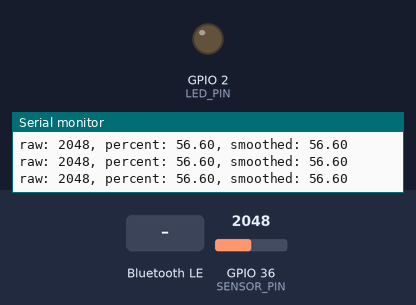
Bench run of a program on a simulated ESP32. Parts: output pins drawn as LEDs (lit = HIGH), the last lines printed to the serial monitor. The inputs (shaded band) are chosen by the test bench; at power-on: GPIO 36 (SENSOR_PIN) = 2048. EEPROM starts erased; nothing arrives over Bluetooth unless stated; a phone connects over Bluetooth LE 3 s after start.

Above: at 1.4 s.
1.5 s: Bluetooth LE write "90" received
At 1.8 s:
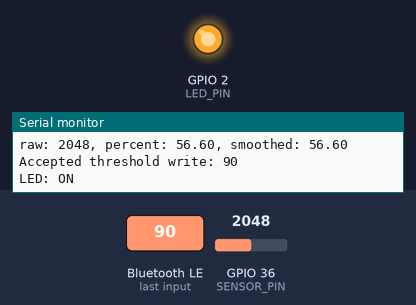
3.0 s: Bluetooth LE write "5" received
At 4.1 s:
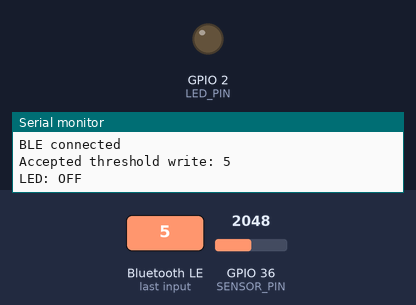
Timing chart, 0 to 6.0 s (numbered marks = the images above; inputs shaded):
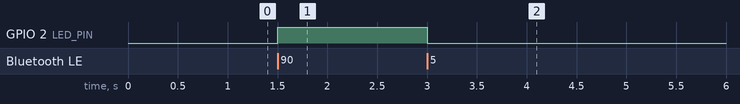

The program:

main.cpp
```cpp
#include <Arduino.h>
#include <BLEDevice.h>
#include <BLEUtils.h>
#include <BLEServer.h>
#include <BLE2902.h>
#include <Preferences.h>
#include <string>

#define SENSOR_PIN 36
#define LED_PIN 2

#define SERVICE_UUID "12345678-1234-1234-1234-1234567890ab"
#define MOISTURE_UUID "12345678-1234-1234-1234-1234567890ac"
#define LED_UUID "12345678-1234-1234-1234-1234567890ad"
#define THRESHOLD_UUID "12345678-1234-1234-1234-1234567890ae"

const int dryCal = 3279;
const int wetCal = 1104;
int ledThreshold = 32;

BLECharacteristic *moistureChar;
BLECharacteristic *ledChar;
BLECharacteristic *thresholdChar;
Preferences preferences;

bool deviceConnected = false;
bool ledState = false;
float smoothed = 0;
float readings[5];
int readingIndex = 0;
int readingCount = 0;
unsigned long lastSample = 0;

int medianReading() {
  int samples[10];
  for (int i = 0; i < 10; i++) {
    samples[i] = analogRead(SENSOR_PIN);
  }

  for (int i = 1; i < 10; i++) {
    int sample = samples[i];
    int j = i - 1;
    while (j >= 0 && samples[j] > sample) {
      samples[j + 1] = samples[j];
      j--;
    }
    samples[j + 1] = sample;
  }
  return (samples[4] + samples[5]) / 2;
}

void updateLed() {
  int offThreshold = min(ledThreshold + 5, 100);
  bool nextState = ledState;
  if (!ledState && smoothed < ledThreshold) {
    nextState = true;
  } else if (ledState && smoothed > offThreshold) {
    nextState = false;
  }

  if (nextState != ledState) {
    ledState = nextState;
    digitalWrite(LED_PIN, ledState ? HIGH : LOW);
    ledChar->setValue(ledState ? "1" : "0");
    if (deviceConnected) {
      ledChar->notify();
    }
    Serial.printf("LED: %s\n", ledState ? "ON" : "OFF");
  }
}

void takeSample() {
  int raw = medianReading();
  float percent = constrain((dryCal - raw) * 100.0f / (dryCal - wetCal), 0.0f, 100.0f);
  readings[readingIndex] = percent;
  readingIndex = (readingIndex + 1) % 5;
  if (readingCount < 5) {
    readingCount++;
  }

  smoothed = 0;
  for (int i = 0; i < readingCount; i++) {
    smoothed += readings[i];
  }
  smoothed /= readingCount;

  char moistureBuffer[8];
  snprintf(moistureBuffer, sizeof(moistureBuffer), "%d", (int)(smoothed + 0.5f));
  moistureChar->setValue(moistureBuffer);
  if (readingCount == 5) {
    updateLed();
  }
  Serial.printf("raw: %d, percent: %.2f, smoothed: %.2f\n", raw, percent, smoothed);
}

class MyServiceCallbacks : public BLEServerCallbacks {
  void onConnect(BLEServer* pServer){
    deviceConnected = true;
    Serial.println("BLE connected");
  }
  void onDisconnect(BLEServer* pServer){
    deviceConnected = false;
    Serial.println("BLE disconnected");
    BLEDevice::startAdvertising();
  }
};

class ThresholdCallbacks : public BLECharacteristicCallbacks {
  void onWrite(BLECharacteristic *characteristic) {
#if defined(ESP_ARDUINO_VERSION_MAJOR) && ESP_ARDUINO_VERSION_MAJOR >= 3
    String value = characteristic->getValue();
#else
    std::string rawValue = characteristic->getValue();
    String value = String(rawValue.c_str());
#endif
    bool valid = value.length() >= 1 && value.length() <= 3;
    for (unsigned int i = 0; valid && i < value.length(); i++) {
      valid = isDigit(value[i]);
    }

    int newThreshold = valid ? value.toInt() : -1;
    if (!valid || newThreshold < 0 || newThreshold > 100) {
      Serial.println("Rejected threshold write");
      return;
    }

    Serial.printf("Accepted threshold write: %d\n", newThreshold);
    if (newThreshold != ledThreshold) {
      ledThreshold = newThreshold;
      preferences.putUChar("threshold", ledThreshold);
    }
    thresholdChar->setValue(String(ledThreshold).c_str());
    updateLed();
  }
};


void setup(){
    Serial.begin(9600);
    analogSetAttenuation(ADC_11db);

    pinMode(LED_PIN, OUTPUT);
    preferences.begin("plant-rescuer", false);
    ledThreshold = preferences.getUChar("threshold", 32);
    if (ledThreshold > 100) {
      ledThreshold = 32;
    }
    Serial.printf("Loaded threshold: %d\n", ledThreshold);

    BLEDevice::init("ESP32-MoistureSensor");
    BLEServer *server = BLEDevice::createServer();
    server->setCallbacks(new MyServiceCallbacks());

    BLEService *service = server->createService(SERVICE_UUID);

    moistureChar = service->createCharacteristic(
      MOISTURE_UUID,
      BLECharacteristic::PROPERTY_READ |
      BLECharacteristic::PROPERTY_NOTIFY
    );
    moistureChar->addDescriptor(new BLE2902());

    ledChar = service->createCharacteristic(
      LED_UUID,
      BLECharacteristic::PROPERTY_READ |
      BLECharacteristic::PROPERTY_NOTIFY
    );
    ledChar->addDescriptor(new BLE2902());
    ledChar->setValue("0");

    thresholdChar = service->createCharacteristic(
      THRESHOLD_UUID,
      BLECharacteristic::PROPERTY_READ |
      BLECharacteristic::PROPERTY_WRITE
    );
    thresholdChar->setCallbacks(new ThresholdCallbacks());
    thresholdChar->setValue(String(ledThreshold).c_str());

    service->start();

    BLEAdvertising *advertising = BLEDevice::getAdvertising();
    advertising->addServiceUUID(SERVICE_UUID);
    advertising->setScanResponse(true);
    server->getAdvertising()->start();

    Serial.println("Moisture Sensor running on BLE");

    for (int i = 0; i < 5; i++) {
      takeSample();
    }
}

void loop(){
  unsigned long interval = deviceConnected ? 5000UL : 30000UL;
  if (millis() - lastSample >= interval) {
    lastSample = millis();
    takeSample();
    if (deviceConnected) {
      moistureChar->notify();
    }
  }
}
```

Measured:
- after the input at 1.5 s, GPIO 2 (LED_PIN): LOW → HIGH at once
- after the input at 3.0 s, GPIO 2 (LED_PIN): HIGH → LOW at once
